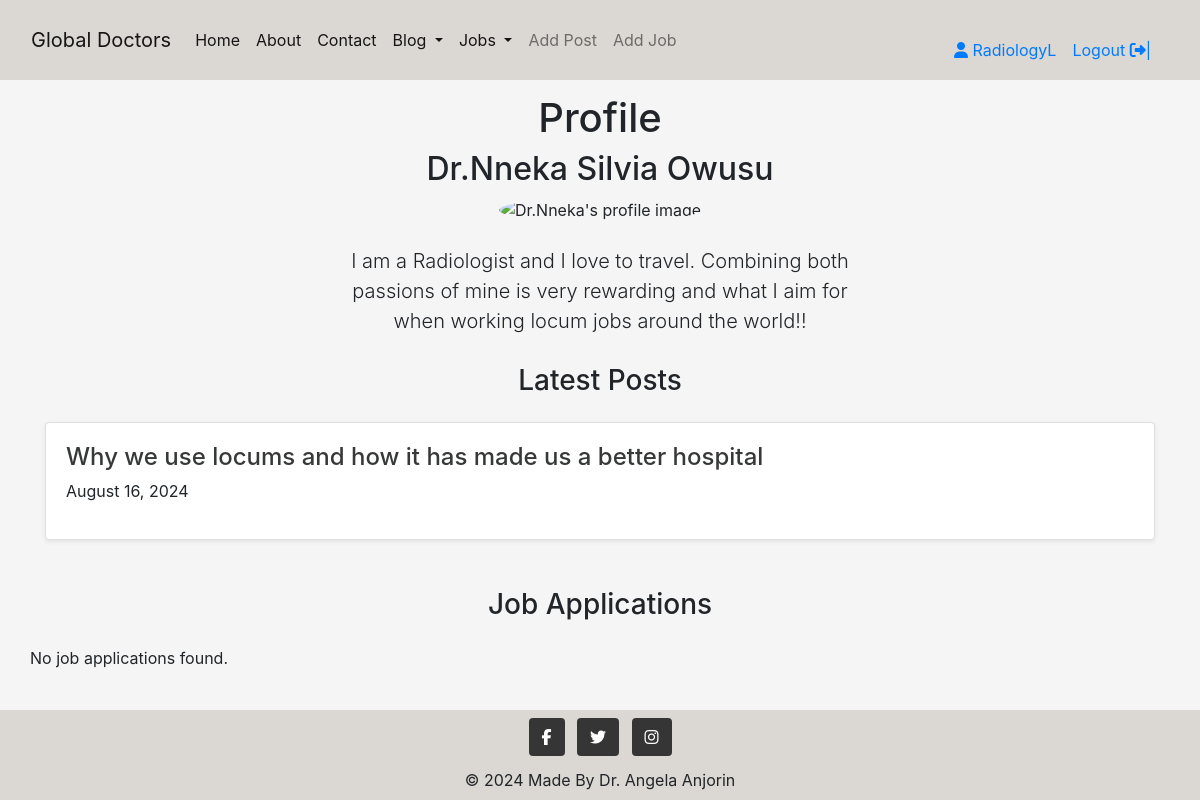
/profile/profile/regular/7/ (signed in), run on an earlier commit of the app's database.
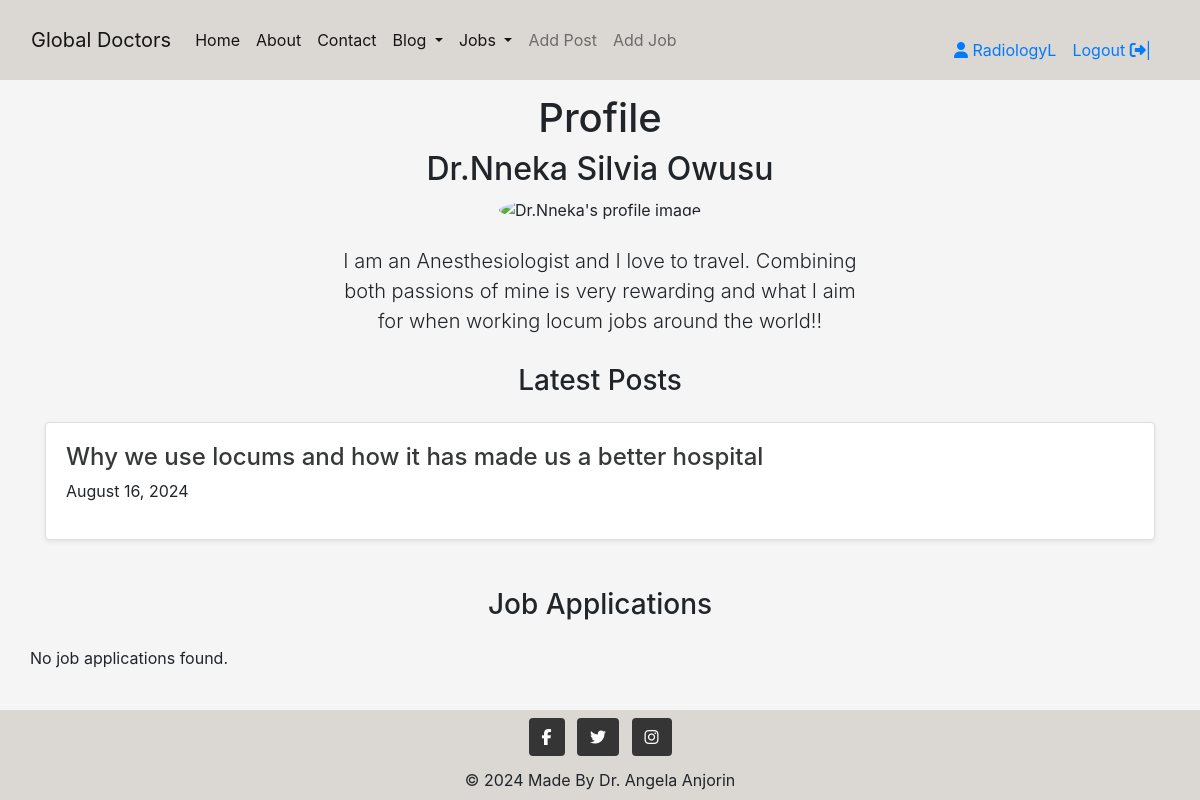
And on a later commit of the database.
### profile/models.py (models this page shows, shortened)
class Profile(models.Model):
    USER_TYPE_CHOICES = (
        ('regular', 'Regular User'),
        ('employer', 'Employer'),
    )
    user = models.OneToOneField(settings.AUTH_USER_MODEL, on_delete=models.CASCADE)
    user_type = models.CharField(max_length=20, choices=USER_TYPE_CHOICES, default='regular')
    profile_image = CloudinaryField('image', default='placeholder', blank=True)
    display_name = models.CharField(max_length=30, blank=True, null=True)
    bio = models.TextField(null=True, blank=True)

### profile/views.py (the view)
# urls.py: path('profile/regular/<int:pk>/', regular_profile, name='regular_profile'),
@login_required
def regular_profile(request, pk):
    profile = get_object_or_404(Profile, pk=pk)
    posts = Post.objects.filter(author=request.user).order_by('-created_on')
    job_applications = JobApplication.objects.filter(applicant=request.user)
    context = {
        'profile':profile,
        'posts':posts,
        'job_applications': job_applications,
    }
    return render(request, 'profile/regular_profile.html', context)

### blog/views.py (called while the page is built)
def category_list(request):
    category_list = Category.objects.exclude(name='other')
    context = {
        "category_list": category_list,
    }
    return context

### jobs/views.py (called while the page is built)
def speciality_list(request):
    speciality_list = Speciality.objects.exclude(name='other')
    context = {
        'speciality_list': speciality_list
    }
    return context

### profile/templates/profile/regular_profile.html (shortened to what this page needs)
{% extends 'base.html' %}
{% load static %}
{% load crispy_forms_tags %}
{% block content %}
{% if profile %}
<section class="py-1 text-center container">
    <div class="row py-lg-1">
        <div class="col-lg-6 col-md-8 mx-auto">
            <div class="profile-info text-center">
                <h1 class="fw-light">Profile</h1>
                <h2>{{ profile.display_name }}</h2>
                <div class="mb-4">
                    {% if "placeholder" in profile.profile.image.url %}
                    <img class="profile-img rounded-circle" style="width: 100px;" src="{% static 'images/user_profile_placeholder (1).jpg' %}" alt="user_profile_placeholder">
                    {% else %}
                    <img class="profile-img rounded-circle" style="width: 100px;" src="{{ profile.profile_image.url }}" alt="{{ profile.user.username }}'s profile image">
                    {% endif %}
                </div>
                {% if profile.bio %}
                <p class="lead text-body-secondary">{{ profile.bio }}</p>
                {% endif %}
            </div>
        </div>
    </div>
</section>
<div class="album py-1 bg-body-tertiary">
    <div class="container">
        <h3 class="text-center section-title mb-4">Latest Posts</h3>
        <div class="row row-cols-1 row-cols-sm-2 row-cols-md-3 g-3">
            {% for post in posts %}
            <div class="col">
                <div class="card shadow-sm">
                    <div class="card-body">
                        <a href="{% url 'post_detail' post.slug %}" class="post-link">
                            <h4 class="special-anchor-article">{{ post.title }}</h4>
                        </a>
                        <p>{{ post.created_on|date:"F d, Y" }}</p>
                    </div>
                </div>
            </div>
            {% empty %}
            <p>No posts available.</p>
            {% endfor %}
        </div>
        <h3 class="text-center section-title mb-4 mt-5">Job Applications</h3>
        <div class="row row-cols-1 row-cols-sm-2 row-cols-md-3 g-3">
            {% for job_application in job_applications %}
            <div class="col">
                <div class="card shadow-sm">
                    <div class="card-body">
                            <h4>{{ job_application.job.title }}</h4>
                        </a>
                        <p>Applied on: {{ job_application.applied_on|date:"F d, Y" }}</p>
                        <br>
                        <p>Status: {{ job_application.get_status_display }}</p>
                        {% if request.user == job_application.applicant %}
                        <div class="mt-3">
                            <a href="{% url 'job_detail' job_application.job.slug %}"><button class="btn btn-edit me_2" >Edit</button></a>
                            <button class="btn btn-delete" data_id="{{ application.id }}">Delete</button>
                        </div>
                        {% endif %}
                    </div>
                </div>
            </div>
            {% empty %}
            <p>No job applications found.</p>
            {% endfor %}
        </div>
    </div>
</div>
{% endif %}
{% endblock content %}

What changed in the data, as far as the page shows it:
changed Profile "Dr.Nneka Silvia Owusu": bio "I am a Radiologist and I love to travel. Combining both passions of mine is very rewarding and what I aim for when working locum jobs around the world!!" → "I am an Anesthesiologist and I love to travel. Combining both passions of mine is very rewarding and what I aim for when working locum jobs around the world!!"
